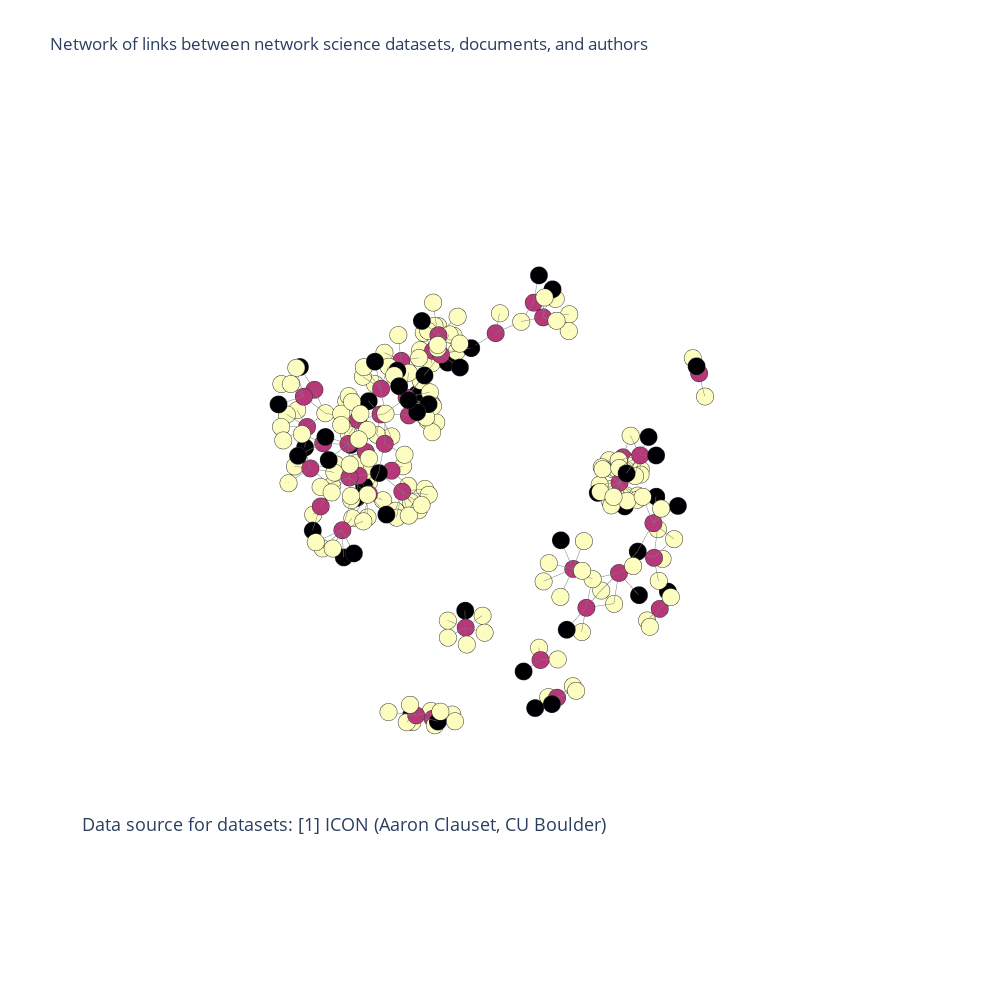

The notebook cell this image was saved under:
### Code cell
data=[trace1, trace2]
fig=go.Figure(data=data, layout=layout)

fig.show()

### Figure 1 — Plotly figure (JSON) as saved in the notebook; plotly's stock layout.template omitted (floating-point values rounded to 4 significant figures; data arrays with more than 128 entries replaced by an {"elided": "..."} marker saying what was removed)
{"data": [{"hoverinfo": "none", "line": {"color": "rgb(125,125,125)", "width": 1}, "mode": "lines", "type": "scatter3d", "x": {"elided": "822 float values"}, "y": {"elided": "822 float values"}, "z": {"elided": "822 float values"}}, {"hoverinfo": "text", "marker": {"color": {"elided": "251 int values"}, "colorscale": [[0, "#000004"], [0.1111, "#180f3d"], [0.2222, "#440f76"], [0.3333, "#721f81"], [0.4444, "#9e2f7f"], [0.5556, "#cd4071"], [0.6667, "#f1605d"], [0.7778, "#fd9668"], [0.8889, "#feca8d"], [1, "#fcfdbf"]], "line": {"color": "rgb(50,50,50)", "width": 0.5}, "size": 6, "symbol": "circle"}, "mode": "markers", "name": "datasets/authors/documents", "text": {"elided": "251 str values"}, "type": "scatter3d", "x": {"elided": "251 float values"}, "y": {"elided": "251 float values"}, "z": {"elided": "251 float values"}}], "layout": {"annotations": [{"font": {"size": 18}, "showarrow": false, "text": "Data source for datasets: <a href='https://icon.colorado.edu/#!/networks'>[1] ICON (Aaron Clauset, CU Boulder)</a>", "x": 0, "xanchor": "left", "xref": "paper", "y": 0.1, "yanchor": "bottom", "yref": "paper"}], "height": 1000, "hovermode": "closest", "margin": {"t": 100}, "scene": {"xaxis": {"showbackground": false, "showgrid": false, "showline": false, "showticklabels": false, "title": {"text": ""}, "zeroline": false}, "yaxis": {"showbackground": false, "showgrid": false, "showline": false, "showticklabels": false, "title": {"text": ""}, "zeroline": false}, "zaxis": {"showbackground": false, "showgrid": false, "showline": false, "showticklabels": false, "title": {"text": ""}, "zeroline": false}}, "showlegend": false, "title": {"text": "Network of links between network science datasets, documents, and authors"}, "width": 1000}}
